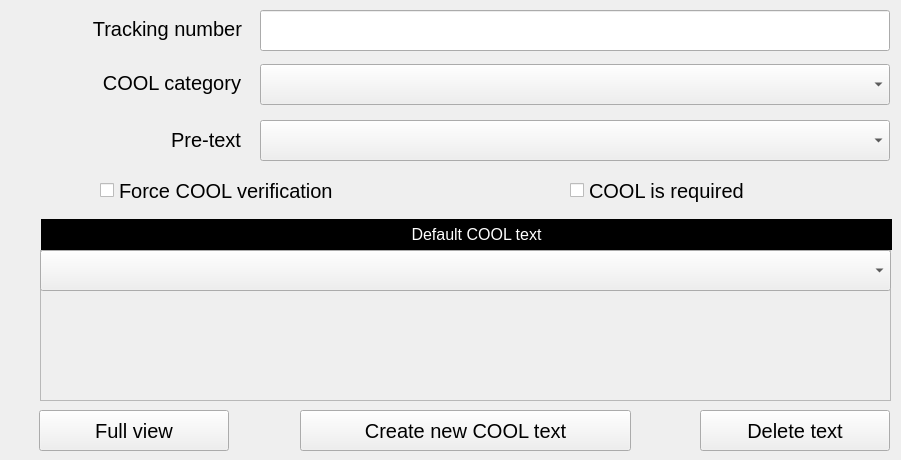
   <widget class="QWidget" name="tab7">
    <attribute name="title">
     <string>COOL</string>
    </attribute>
    <widget class="QLabel" name="label_33">
     <property name="geometry">
      <rect>
       <x>31</x>
       <y>13</y>
       <width>211</width>
       <height>31</height>
      </rect>
     </property>
     <property name="font">
      <font>
       <pointsize>15</pointsize>
      </font>
     </property>
     <property name="text">
      <string>Tracking number</string>
     </property>
     <property name="alignment">
      <set>Qt::AlignRight|Qt::AlignTrailing|Qt::AlignVCenter</set>
     </property>
    </widget>
    <widget class="QLineEdit" name="le7CoolTrackingText">
     <property name="geometry">
      <rect>
       <x>260</x>
       <y>10</y>
       <width>630</width>
       <height>41</height>
      </rect>
     </property>
     <property name="sizePolicy">
      <sizepolicy hsizetype="Fixed" vsizetype="Fixed">
       <horstretch>0</horstretch>
       <verstretch>0</verstretch>
      </sizepolicy>
     </property>
     <property name="minimumSize">
      <size>
       <width>630</width>
       <height>41</height>
      </size>
     </property>
     <property name="maximumSize">
      <size>
       <width>630</width>
       <height>41</height>
      </size>
     </property>
     <property name="font">
      <font>
       <pointsize>15</pointsize>
      </font>
     </property>
     <property name="inputMask">
      <string notr="true"/>
     </property>
     <property name="text">
      <string notr="true"/>
     </property>
     <property name="placeholderText">
      <string notr="true"/>
     </property>
    </widget>
    <widget class="QLabel" name="label_34">
     <property name="geometry">
      <rect>
       <x>30</x>
       <y>67</y>
       <width>211</width>
       <height>31</height>
      </rect>
     </property>
     <property name="font">
      <font>
       <pointsize>15</pointsize>
      </font>
     </property>
     <property name="text">
      <string>COOL category</string>
     </property>
     <property name="alignment">
      <set>Qt::AlignRight|Qt::AlignTrailing|Qt::AlignVCenter</set>
     </property>
    </widget>
    <widget class="QComboBox" name="cb7CoolCategoryNum">
     <property name="geometry">
      <rect>
       <x>260</x>
       <y>64</y>
       <width>630</width>
       <height>41</height>
      </rect>
     </property>
     <property name="sizePolicy">
      <sizepolicy hsizetype="Fixed" vsizetype="Fixed">
       <horstretch>0</horstretch>
       <verstretch>0</verstretch>
      </sizepolicy>
     </property>
     <property name="minimumSize">
      <size>
       <width>630</width>
       <height>41</height>
      </size>
     </property>
     <property name="maximumSize">
      <size>
       <width>630</width>
       <height>41</height>
      </size>
     </property>
     <property name="font">
      <font>
       <pointsize>15</pointsize>
      </font>
     </property>
    </widget>
    <widget class="QLabel" name="label_35">
     <property name="geometry">
      <rect>
       <x>30</x>
       <y>124</y>
       <width>211</width>
       <height>31</height>
      </rect>
     </property>
     <property name="font">
      <font>
       <pointsize>15</pointsize>
      </font>
     </property>
     <property name="text">
      <string>Pre-text</string>
     </property>
     <property name="alignment">
      <set>Qt::AlignRight|Qt::AlignTrailing|Qt::AlignVCenter</set>
     </property>
    </widget>
    <widget class="QComboBox" name="cb7CoolPretext">
     <property name="geometry">
      <rect>
       <x>260</x>
       <y>120</y>
       <width>630</width>
       <height>41</height>
      </rect>
     </property>
     <property name="sizePolicy">
      <sizepolicy hsizetype="Fixed" vsizetype="Fixed">
       <horstretch>0</horstretch>
       <verstretch>0</verstretch>
      </sizepolicy>
     </property>
     <property name="minimumSize">
      <size>
       <width>630</width>
       <height>41</height>
      </size>
     </property>
     <property name="maximumSize">
      <size>
       <width>630</width>
       <height>41</height>
      </size>
     </property>
     <property name="font">
      <font>
       <pointsize>15</pointsize>
      </font>
     </property>
    </widget>
    <widget class="QCheckBox" name="chkb7ForcedCool">
     <property name="geometry">
      <rect>
       <x>100</x>
       <y>170</y>
       <width>311</width>
       <height>41</height>
      </rect>
     </property>
     <property name="font">
      <font>
       <pointsize>15</pointsize>
      </font>
     </property>
     <property name="text">
      <string>Force COOL verification</string>
     </property>
    </widget>
    <widget class="QCheckBox" name="chkb7CoolRequired">
     <property name="geometry">
      <rect>
       <x>570</x>
       <y>170</y>
       <width>311</width>
       <height>41</height>
      </rect>
     </property>
     <property name="font">
      <font>
       <pointsize>15</pointsize>
      </font>
     </property>
     <property name="text">
      <string>COOL is required</string>
     </property>
    </widget>
    <widget class="QFrame" name="gbDefaultCOOLText">
     <property name="geometry">
      <rect>
       <x>41</x>
       <y>219</y>
       <width>851</width>
       <height>31</height>
      </rect>
     </property>
     <property name="sizePolicy">
      <sizepolicy hsizetype="Fixed" vsizetype="Fixed">
       <horstretch>0</horstretch>
       <verstretch>0</verstretch>
      </sizepolicy>
     </property>
     <property name="minimumSize">
      <size>
       <width>851</width>
       <height>31</height>
      </size>
     </property>
     <property name="maximumSize">
      <size>
       <width>851</width>
       <height>31</height>
      </size>
     </property>
     <property name="styleSheet">
      <string notr="true">QWidget#gbDefaultCOOLText{
	background-color: rgb(0, 0, 0);
}</string>
     </property>
     <widget class="QLabel" name="lblDefaultCOOLText">
      <property name="geometry">
       <rect>
        <x>40</x>
        <y>0</y>
        <width>791</width>
        <height>31</height>
       </rect>
      </property>
      <property name="font">
       <font>
        <pointsize>12</pointsize>
       </font>
      </property>
      <property name="styleSheet">
       <string notr="true">QLabel#lblDefaultCOOLText{
	color: rgb(255, 255, 255);
}</string>
      </property>
      <property name="text">
       <string>Default COOL text</string>
      </property>
      <property name="alignment">
       <set>Qt::AlignCenter</set>
      </property>
     </widget>
    </widget>
    <widget class="QPushButton" name="but7ChangeView">
     <property name="geometry">
      <rect>
       <x>39</x>
       <y>410</y>
       <width>190</width>
       <height>41</height>
      </rect>
     </property>
     <property name="sizePolicy">
      <sizepolicy hsizetype="Fixed" vsizetype="Fixed">
       <horstretch>0</horstretch>
       <verstretch>0</verstretch>
      </sizepolicy>
     </property>
     <property name="minimumSize">
      <size>
       <width>190</width>
       <height>41</height>
      </size>
     </property>
     <property name="maximumSize">
      <size>
       <width>190</width>
       <height>41</height>
      </size>
     </property>
     <property name="font">
      <font>
       <pointsize>15</pointsize>
      </font>
     </property>
     <property name="text">
      <string>Full view</string>
     </property>
    </widget>
    <widget class="QPushButton" name="but7DeleteText">
     <property name="geometry">
      <rect>
       <x>700</x>
       <y>410</y>
       <width>190</width>
       <height>41</height>
      </rect>
     </property>
     <property name="sizePolicy">
      <sizepolicy hsizetype="Fixed" vsizetype="Fixed">
       <horstretch>0</horstretch>
       <verstretch>0</verstretch>
      </sizepolicy>
     </property>
     <property name="minimumSize">
      <size>
       <width>190</width>
       <height>41</height>
      </size>
     </property>
     <property name="maximumSize">
      <size>
       <width>190</width>
       <height>41</height>
      </size>
     </property>
     <property name="font">
      <font>
       <pointsize>15</pointsize>
      </font>
     </property>
     <property name="text">
      <string>Delete text</string>
     </property>
    </widget>
    <widget class="QPushButton" name="but7CoolTextCreate">
     <property name="geometry">
      <rect>
       <x>300</x>
       <y>410</y>
       <width>331</width>
       <height>41</height>
      </rect>
     </property>
     <property name="sizePolicy">
      <sizepolicy hsizetype="Fixed" vsizetype="Fixed">
       <horstretch>0</horstretch>
       <verstretch>0</verstretch>
      </sizepolicy>
     </property>
     <property name="minimumSize">
      <size>
       <width>331</width>
       <height>41</height>
      </size>
     </property>
     <property name="maximumSize">
      <size>
       <width>331</width>
       <height>41</height>
      </size>
     </property>
     <property name="font">
      <font>
       <pointsize>15</pointsize>
      </font>
     </property>
     <property name="text">
      <string>Create new COOL text</string>
     </property>
    </widget>
    <widget class="QComboBox" name="cb7CoolTextShortlist">
     <property name="geometry">
      <rect>
       <x>40</x>
       <y>250</y>
       <width>851</width>
       <height>41</height>
      </rect>
     </property>
     <property name="sizePolicy">
      <sizepolicy hsizetype="Fixed" vsizetype="Fixed">
       <horstretch>0</horstretch>
       <verstretch>0</verstretch>
      </sizepolicy>
     </property>
     <property name="minimumSize">
      <size>
       <width>630</width>
       <height>41</height>
      </size>
     </property>
     <property name="maximumSize">
      <size>
       <width>861</width>
       <height>41</height>
      </size>
     </property>
     <property name="font">
      <font>
       <pointsize>15</pointsize>
      </font>
     </property>
    </widget>
    <widget class="QTextEdit" name="te7ViewCoolText">
     <property name="enabled">
      <bool>false</bool>
     </property>
     <property name="geometry">
      <rect>
       <x>40</x>
       <y>250</y>
       <width>851</width>
       <height>151</height>
      </rect>
     </property>
     <property name="sizePolicy">
      <sizepolicy hsizetype="Fixed" vsizetype="Fixed">
       <horstretch>0</horstretch>
       <verstretch>0</verstretch>
      </sizepolicy>
     </property>
     <property name="minimumSize">
      <size>
       <width>851</width>
       <height>151</height>
      </size>
     </property>
     <property name="maximumSize">
      <size>
       <width>851</width>
       <height>151</height>
      </size>
     </property>
     <property name="font">
      <font>
       <pointsize>15</pointsize>
      </font>
     </property>
    </widget>
    <zorder>te7ViewCoolText</zorder>
    <zorder>label_33</zorder>
    <zorder>le7CoolTrackingText</zorder>
    <zorder>label_34</zorder>
    <zorder>cb7CoolCategoryNum</zorder>
    <zorder>label_35</zorder>
    <zorder>cb7CoolPretext</zorder>
    <zorder>chkb7ForcedCool</zorder>
    <zorder>chkb7CoolRequired</zorder>
    <zorder>gbDefaultCOOLText</zorder>
    <zorder>but7ChangeView</zorder>
    <zorder>but7DeleteText</zorder>
    <zorder>but7CoolTextCreate</zorder>
    <zorder>cb7CoolTextShortlist</zorder>
   </widget>
